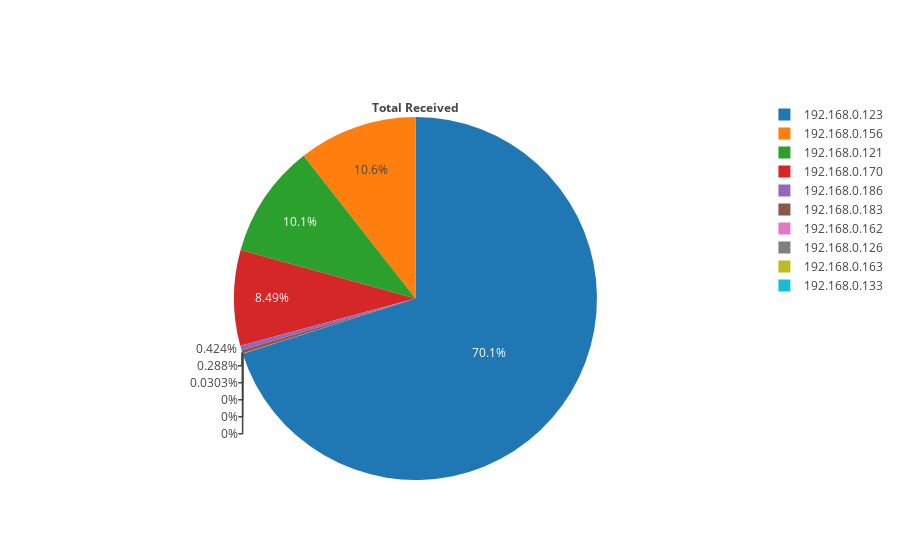

Notebook cell for this chart:
### Code cell
data_filter=data.groupby(['IP'])['Total Received'].agg('sum').sort_values(ascending=False).iloc[1:11].to_frame().reset_index()
x=data_filter['IP'].tolist()
y=data_filter['Total Received'].tolist()
labels = x
values = y

trace = go.Pie(
    title='<b>Total Received</b>',
    labels=labels, 
    values=values, )

iplot([trace], filename='basic_pie_chart')

### Figure 1 — Plotly figure (JSON) as saved in the notebook; plotly's stock layout.template omitted (floating-point values rounded to 4 significant figures)
{"data": [{"labels": ["192.168.0.123", "192.168.0.156", "192.168.0.121", "192.168.0.170", "192.168.0.186", "192.168.0.183", "192.168.0.162", "192.168.0.126", "192.168.0.163", "192.168.0.133"], "title": {"text": "<b>Total Received</b>"}, "type": "pie", "uid": "324efa4d-8bb2-43d4-b212-f22e870ff328", "values": [129480, 19544, 18704, 15680, 784, 532, 56, 0, 0, 0]}], "layout": {}}
